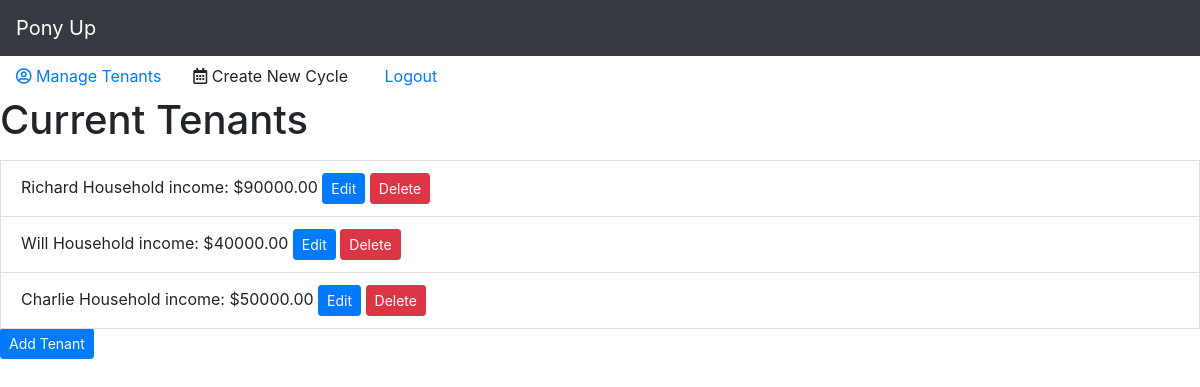
Page /tenants/ (signed in) on the committed database.
### cycles/models.py (models this page shows, shortened)
class Tenant(models.Model):
    name =  models.CharField(max_length=100)
    income = models.DecimalField(max_digits=9, decimal_places=2)
    manager = models.ForeignKey(User, on_delete=models.CASCADE)
    deletedOn = models.DateField(default=None, null=True)
    cycle = models.ManyToManyField("Cycle", through='tenantCycle')

### cycles/views/tenantlist.py (the view)
# urls.py: path("tenants/", views.tenantlist, name="tenantlist"),
def tenantlist(request):
    tenants = Tenant.objects.all()
    context = {'tenants': tenants}
    return render(request, 'cycles/tenantlist.html', context)

### cycles/templates/cycles/tenantlist.html (shortened to what this page needs)
{% extends "cycles/index.html" %}
{% block content %}
<h1>Current Tenants</h1>
{% for tenant in tenants %}
{% if tenant.deletedOn is None %}
<li class="list-group-item">{{ tenant.name }} Household income: ${{ tenant.income }}
    <a href="{% url 'cycles:editTenantForm' tenant.id %}"><button class="btn btn-primary btn-sm">Edit</button></a>
    <a href="{% url 'cycles:deleteTenant' tenant.id %}"><button class="btn btn-danger btn-sm">Delete</button></a>
</li>
{% endif %}
{% endfor %}
<a href="{% url 'cycles:addTenantForm' %}"><button class="btn btn-primary btn-sm">Add Tenant</button></a>
{% endblock %}

### rows in the picture
Tenant: name "Richard", income "90000.00"
Tenant: name "Will", income "40000.00"
Tenant: name "Charlie", income "50000.00"
